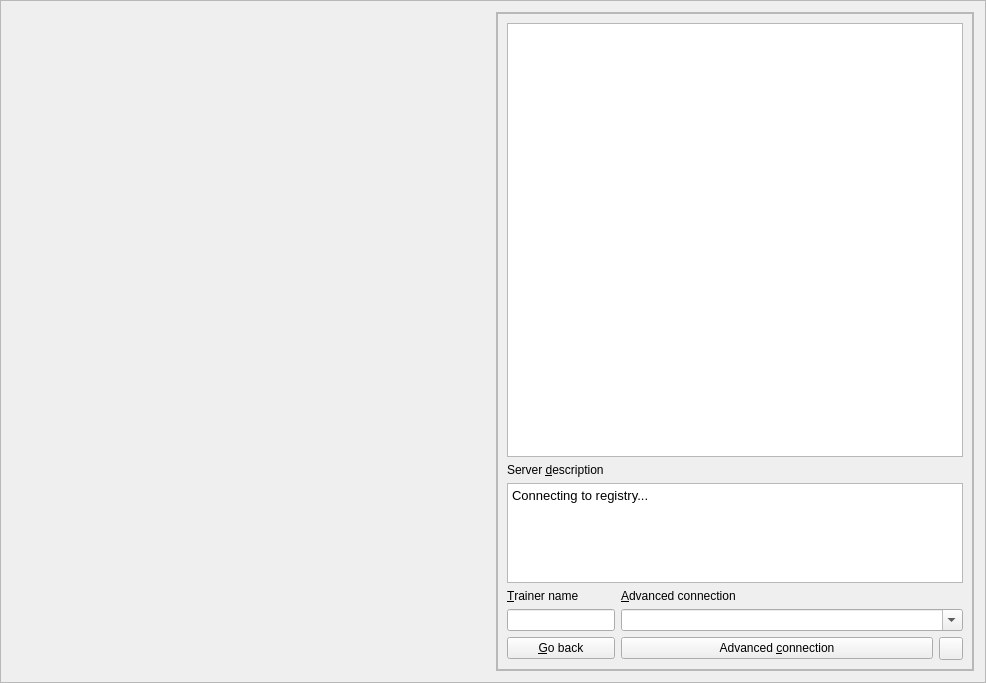
<?xml version="1.0" encoding="UTF-8"?>
<ui version="4.0">
 <class>ServerChoice</class>
 <widget class="QFrame" name="ServerChoice">
  <property name="geometry">
   <rect>
    <x>0</x>
    <y>0</y>
    <width>986</width>
    <height>683</height>
   </rect>
  </property>
  <property name="windowTitle">
   <string>Frame</string>
  </property>
  <property name="frameShape">
   <enum>QFrame::StyledPanel</enum>
  </property>
  <property name="frameShadow">
   <enum>QFrame::Raised</enum>
  </property>
  <layout class="QGridLayout" name="gridLayout_2" columnstretch="1,1">
   <item row="0" column="0">
    <widget class="QLabel" name="announcement">
     <property name="text">
      <string/>
     </property>
     <property name="wordWrap">
      <bool>true</bool>
     </property>
     <property name="openExternalLinks">
      <bool>true</bool>
     </property>
    </widget>
   </item>
   <item row="0" column="1" rowspan="2">
    <widget class="QFrame" name="serverChoiceFrame">
     <property name="frameShape">
      <enum>QFrame::StyledPanel</enum>
     </property>
     <property name="frameShadow">
      <enum>QFrame::Raised</enum>
     </property>
     <layout class="QVBoxLayout" name="verticalLayout">
      <property name="spacing">
       <number>0</number>
      </property>
      <property name="margin">
       <number>0</number>
      </property>
      <item>
       <widget class="QFrame" name="serverChoice">
        <property name="frameShape">
         <enum>QFrame::StyledPanel</enum>
        </property>
        <property name="frameShadow">
         <enum>QFrame::Raised</enum>
        </property>
        <layout class="QGridLayout" name="gridLayout" columnstretch="0,1,0">
         <item row="1" column="0" colspan="2">
          <widget class="QLabel" name="label">
           <property name="text">
            <string>Server &amp;description</string>
           </property>
           <property name="buddy">
            <cstring>description</cstring>
           </property>
          </widget>
         </item>
         <item row="2" column="0" colspan="3">
          <widget class="PokeTextEdit" name="description">
           <property name="sizePolicy">
            <sizepolicy hsizetype="Expanding" vsizetype="Fixed">
             <horstretch>0</horstretch>
             <verstretch>0</verstretch>
            </sizepolicy>
           </property>
           <property name="maximumSize">
            <size>
             <width>16777215</width>
             <height>100</height>
            </size>
           </property>
           <property name="html">
            <string>&lt;!DOCTYPE HTML PUBLIC &quot;-//W3C//DTD HTML 4.0//EN&quot; &quot;http://www.w3.org/TR/REC-html40/strict.dtd&quot;&gt;
&lt;html&gt;&lt;head&gt;&lt;meta name=&quot;qrichtext&quot; content=&quot;1&quot; /&gt;&lt;style type=&quot;text/css&quot;&gt;
p, li { white-space: pre-wrap; }
&lt;/style&gt;&lt;/head&gt;&lt;body style=&quot; font-family:'Droid Sans'; font-size:10pt; font-weight:400; font-style:normal;&quot;&gt;
&lt;p style=&quot; margin-top:0px; margin-bottom:0px; margin-left:0px; margin-right:0px; -qt-block-indent:0; text-indent:0px;&quot;&gt;Connecting to registry...&lt;/p&gt;
&lt;p style=&quot;-qt-paragraph-type:empty; margin-top:0px; margin-bottom:0px; margin-left:0px; margin-right:0px; -qt-block-indent:0; text-indent:0px;&quot;&gt;&lt;/p&gt;&lt;/body&gt;&lt;/html&gt;</string>
           </property>
           <property name="openExternalLinks">
            <bool>true</bool>
           </property>
          </widget>
         </item>
         <item row="5" column="0">
          <widget class="QLineEdit" name="nameEdit">
           <property name="text">
            <string/>
           </property>
          </widget>
         </item>
         <item row="4" column="0">
          <widget class="QLabel" name="label_2">
           <property name="text">
            <string>&amp;Trainer name</string>
           </property>
           <property name="buddy">
            <cstring>nameEdit</cstring>
           </property>
          </widget>
         </item>
         <item row="4" column="1">
          <widget class="QLabel" name="label_3">
           <property name="text">
            <string>&amp;Advanced connection</string>
           </property>
           <property name="buddy">
            <cstring>advServerEdit</cstring>
           </property>
          </widget>
         </item>
         <item row="6" column="0">
          <widget class="QPushButton" name="goBack">
           <property name="text">
            <string>&amp;Go back</string>
           </property>
          </widget>
         </item>
         <item row="6" column="1">
          <widget class="QPushButton" name="advancedConnection">
           <property name="text">
            <string>Advanced &amp;connection</string>
           </property>
          </widget>
         </item>
         <item row="5" column="1" colspan="2">
          <layout class="QHBoxLayout" name="horizontalLayout_2">
           <property name="spacing">
            <number>0</number>
           </property>
           <item>
            <widget class="QComboBox" name="advServerEdit">
             <property name="editable">
              <bool>true</bool>
             </property>
            </widget>
           </item>
          </layout>
         </item>
         <item row="6" column="2">
          <widget class="QToolButton" name="switchPort">
           <property name="toolTip">
            <string>Switch registry port in case no servers show up</string>
           </property>
           <property name="text">
            <string/>
           </property>
           <property name="shortcut">
            <string>Ctrl+R</string>
           </property>
          </widget>
         </item>
         <item row="0" column="0" colspan="3">
          <widget class="QTablePlus" name="serverList">
           <property name="editTriggers">
            <set>QAbstractItemView::NoEditTriggers</set>
           </property>
           <property name="selectionMode">
            <enum>QAbstractItemView::SingleSelection</enum>
           </property>
           <property name="selectionBehavior">
            <enum>QAbstractItemView::SelectRows</enum>
           </property>
           <property name="showGrid">
            <bool>false</bool>
           </property>
           <property name="sortingEnabled">
            <bool>true</bool>
           </property>
           <attribute name="verticalHeaderVisible">
            <bool>false</bool>
           </attribute>
          </widget>
         </item>
        </layout>
       </widget>
      </item>
     </layout>
    </widget>
   </item>
   <item row="1" column="0">
    <spacer name="verticalSpacer">
     <property name="orientation">
      <enum>Qt::Vertical</enum>
     </property>
     <property name="sizeHint" stdset="0">
      <size>
       <width>20</width>
       <height>40</height>
      </size>
     </property>
    </spacer>
   </item>
  </layout>
 </widget>
 <customwidgets>
  <customwidget>
   <class>PokeTextEdit</class>
   <extends>QTextBrowser</extends>
   <header>poketextedit.h</header>
  </customwidget>
  <customwidget>
   <class>QTablePlus</class>
   <extends>QTableView</extends>
   <header>../Utilities/qtableplus.h</header>
  </customwidget>
 </customwidgets>
 <resources/>
 <connections/>
</ui>
